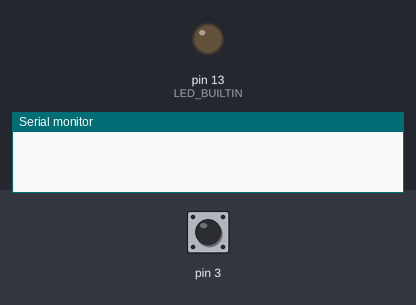
Bench run of a sketch on a simulated Arduino Uno, built with avr-gcc and run on an emulated ATmega328P. Shown: output pins drawn as LEDs (lit = HIGH), the last lines printed to the serial monitor. The inputs (shaded band) are chosen by the test bench; at power-on: pin 3 HIGH.

Above: at 1.2 s.
1.3 s: pin 3 pulled LOW for 0.25 s
At 1.5 s:
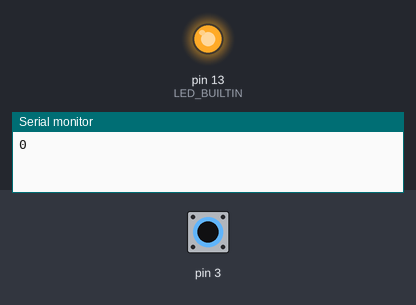
3.1 s: pin 3 pulled LOW for 3.2 s
At 6.9 s:
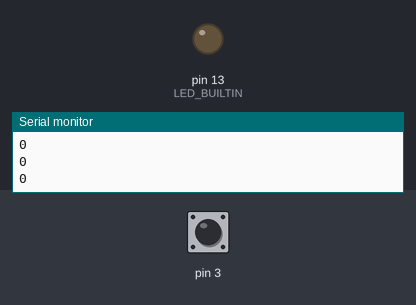
Timing chart, 0 to 8.4 s (numbered marks = the images above; inputs shaded):
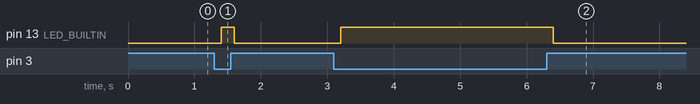

Measured:
- after the input at 1.3 s, pin 13 (LED_BUILTIN): LOW → HIGH after 0.10 s, → LOW 0.20 s later
- after the input at 3.1 s, pin 13 (LED_BUILTIN): LOW → HIGH after 0.10 s, → LOW 3.2 s later

The sketch:

Botao_Arduino.ino
```cpp
void setup() {
  Serial.begin(9600);
  pinMode(LED_BUILTIN, OUTPUT);
  pinMode(3, INPUT_PULLUP);
}

void loop() {
  byte leitura = digitalRead(3);
  if (!leitura)
    Serial.println("0");
  digitalWrite(13, !leitura);
  delay(200);
}
```
